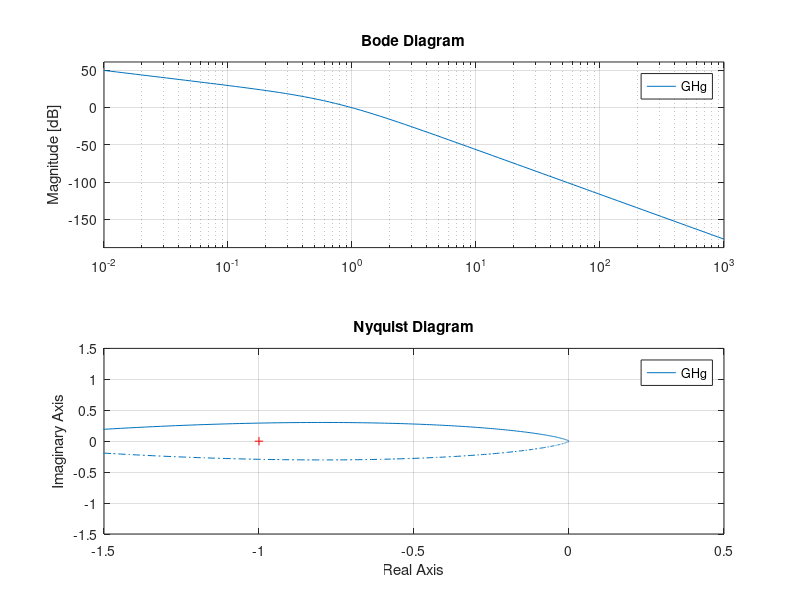

This figure's MATLAB source:
%Estabilidad Nyquist
%				  k
% GH(s) = -------------------
%		  s(T1 s +1)(T2 s +1)
%
%donde T1 = 1 y T2 = 2

clear
clc
T1 = 1;
T2 = 2;
num = [0 0 1];
den = conv(conv([T1 1],[T2 1]),[1 0]);
GH = tf(num, den)
rlocus(GH)
axis([-1.5 0.5 -1.5 1.5]);
fprintf('Programa pausado. Presione enter para continuar\n');
pause;

k = (T1 + T2)/(T1 * T2);
kp = k / 2;
kg = 2 * k;
nump = kp * num;
numg = kg * num;
w = logspace(-2, 3, 100);
GHp = tf(nump, den)
bode(GHp, w)
fprintf('Programa pausado. Presione enter para continuar\n');
pause;

nyquist(GHp)
axis([-1.5 0.5 -1.5 1.5]);
fprintf('Programa pausado. Presione enter para continuar\n');
pause;

GHg = tf(numg,den)
bode(GHg, w)
fprintf('Programa pausado. Presione enter para continuar\n');
pause;

nyquist(GHg)
axis([-1.5 0.5 -1.5 1.5]);
fprintf('Programa pausado. Presione enter para continuar\n');
pause;